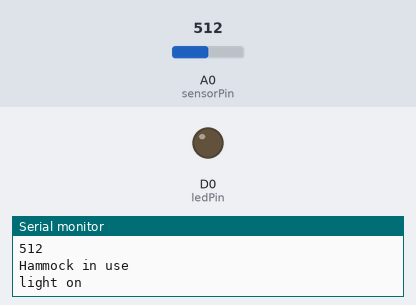
Simulated run of this sketch. Board: ESP8266 (NodeMCU). Shown: output pins drawn as LEDs (lit = HIGH), the last lines printed to the serial monitor. Inputs (shaded band) come from the test bench; at power-on: A0 (sensorPin) = 512. WiFi joins after 1.5 s; servers stay silent unless stated; no MQTT or app messages arrive unless stated.

Above: at 3.2 s.
3.3 s: A0 (sensorPin) set to 60
5.2 s: A0 (sensorPin) set to 53
At 6.8 s:
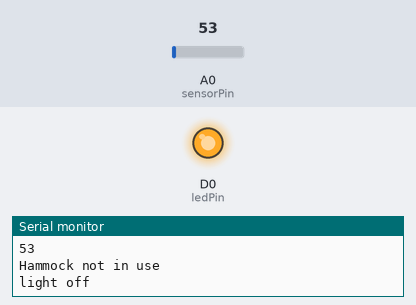
7.6 s: A0 (sensorPin) set to 122
At 9.1 s:
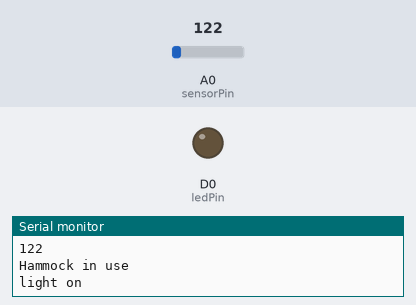
9.6 s: A0 (sensorPin) set to 46
At 11.4 s:
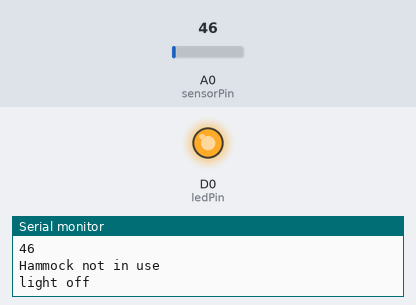
Timing chart, 0 to 12.6 s (numbered marks = the images above; inputs shaded):
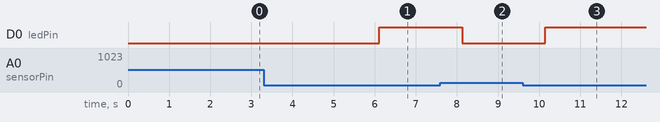

Measured:
- the behaviour switches between 56 and 55 on A0 (sensorPin) (found by bisection; images 0 and 1)
- after the input at 5.2 s, D0 (ledPin): LOW → HIGH after 0.91 s
- after the input at 7.6 s, D0 (ledPin): HIGH → LOW after 0.53 s
- after the input at 9.6 s, D0 (ledPin): LOW → HIGH after 0.55 s

The sketch:

hammock_1.1.ino
```cpp
// Sensor pin - GND
// Sensor pin - Analog In 0, with 10K resistor to +5V


#include <ESP8266WiFi.h>
#include <MQTTClient.h>

int sensorPin = A0;    // Sensor connected to analog pin A0
int ledPin =  D0;
int before = 0;
const char *ssid = "T-Mobile Broadband08";
const char *pass = "21485008";

WiFiClient net;
MQTTClient client;

void connect(); // <- predefine connect() for setup()

void setup()
{
  // initialize serial communications
  Serial.begin(9600);

  // initialize the LED pin as an output:
  pinMode(ledPin, OUTPUT);
  // initialize the pushbutton pin as an input:
  pinMode(sensorPin, INPUT);
//
  WiFi.begin(ssid, pass);
  client.begin("192.168.0.142", net); // IP address of my laptop, may change everytime. Or better, the mqtt server can go here.

  connect();
  int sensor = analogRead(sensorPin);
  before = sensor;
}


void connect() {
  Serial.print("checking wifi...");
  while (WiFi.status() != WL_CONNECTED) {
    Serial.print(".");
    delay(1000);
  }

  Serial.print("\nconnecting...");
  while (!client.connect("arduino", "try", "try")) {
    Serial.print(".");
    delay(1000);
  }

  Serial.println("\nconnected!");

//  client.subscribe("hammock");
  // client.unsubscribe("/example");
}

void loop()
{
   client.loop();
   delay(10); // <- fixes some issues with WiFi stability
//
    // read the voltage from the voltage divider (sensor plus resistor)
    int sensor = analogRead(sensorPin);
    Serial.println(sensor);
    if( sensor <= before && sensor < 56){
      client.publish("hammock", "0");
      Serial.println("Hammock not in use");
      digitalWrite(ledPin, HIGH);
      Serial.println("light off");
    } else{
      client.publish("hammock", "1");
      Serial.println("Hammock in use");
      digitalWrite(ledPin, LOW);
      Serial.println("light on");
      before=sensor;
    }
    // pause before taking the next reading
    delay(1000);

}

void messageReceived(String topic, String payload, char * bytes, unsigned int length) {
  Serial.print("incoming: ");
  Serial.print(topic);
  Serial.print(" - ");
  Serial.print(payload);
  Serial.println();
}
```
